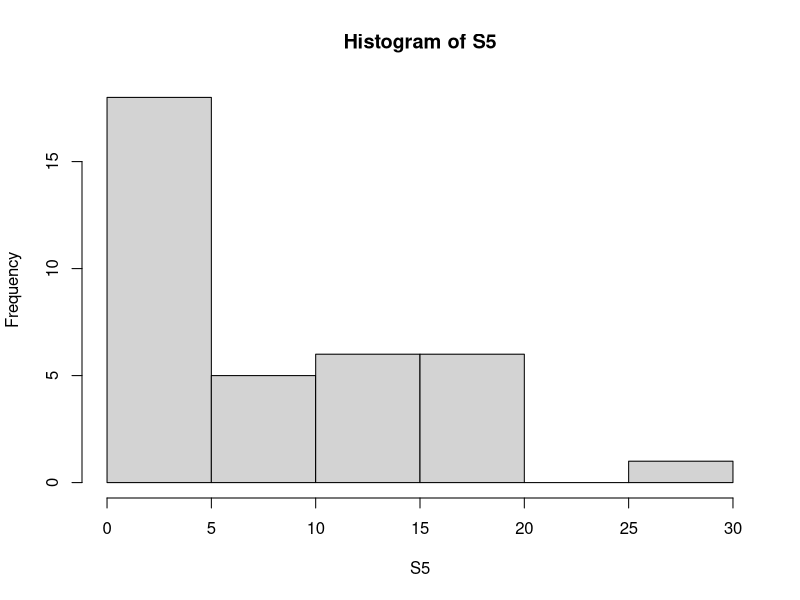
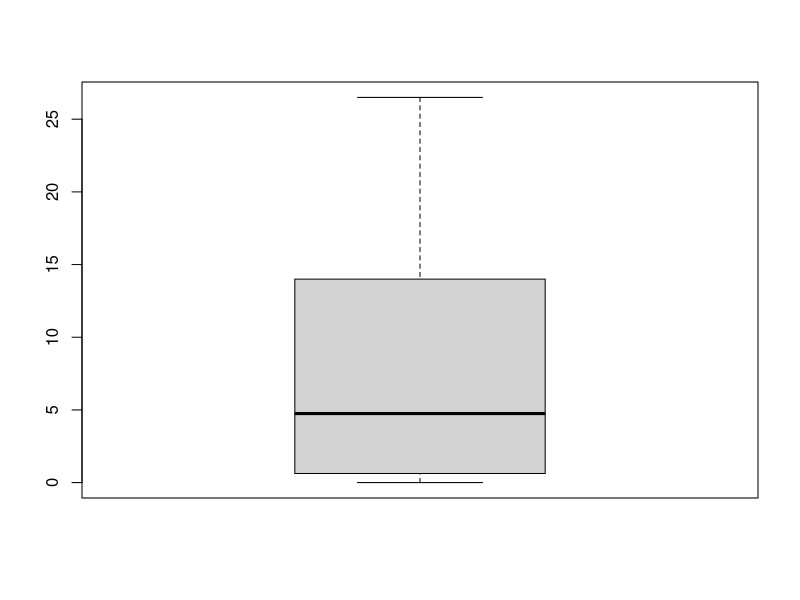
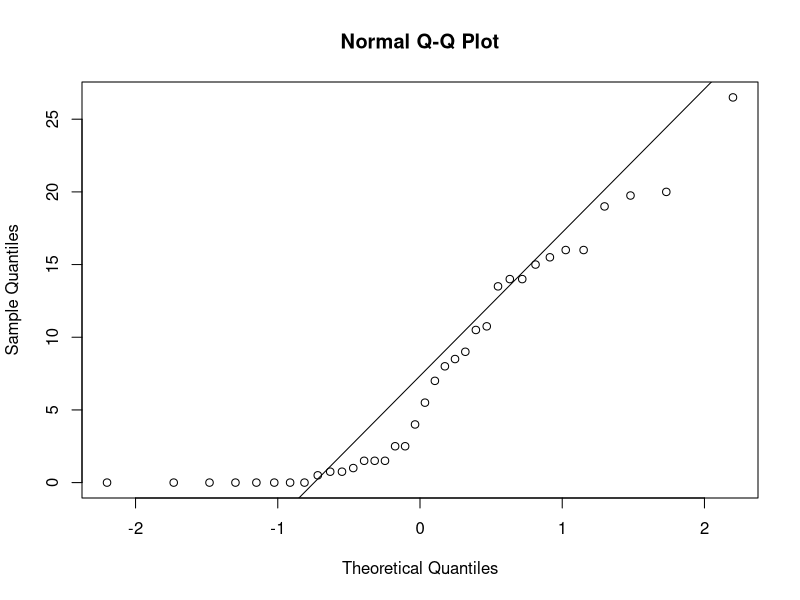
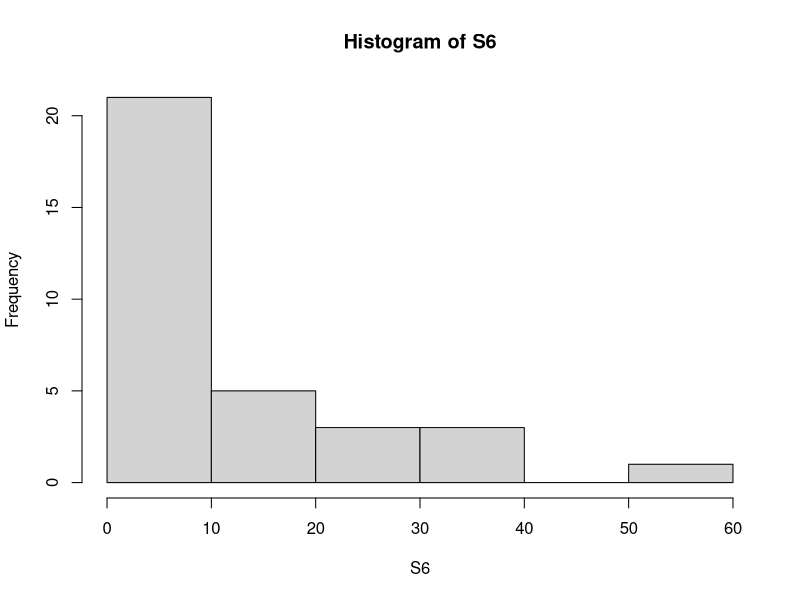
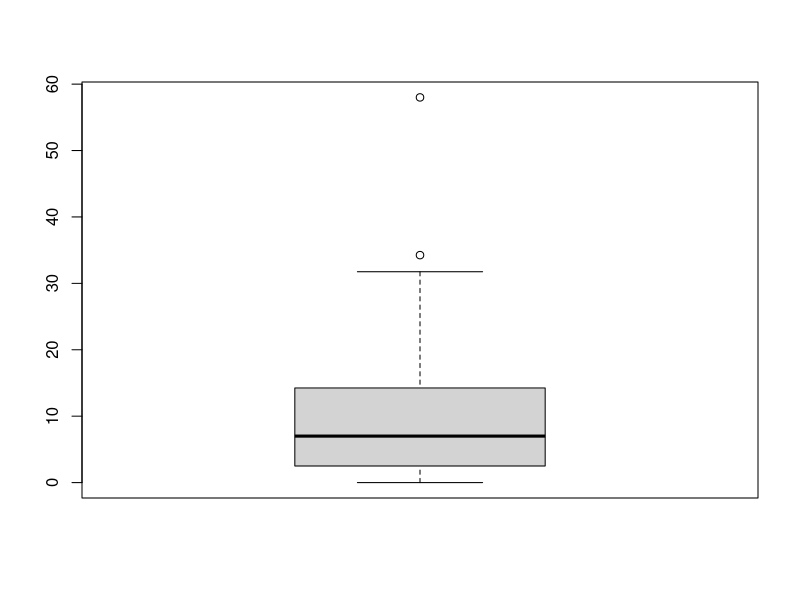
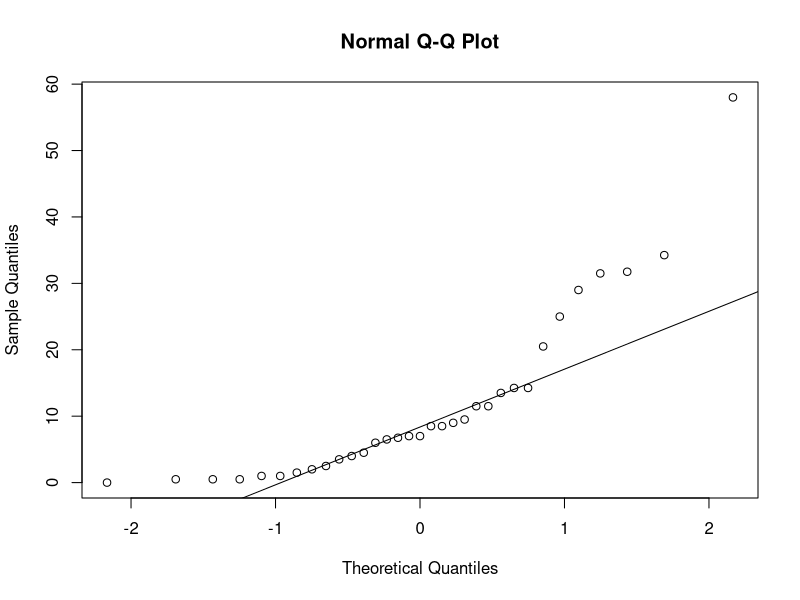
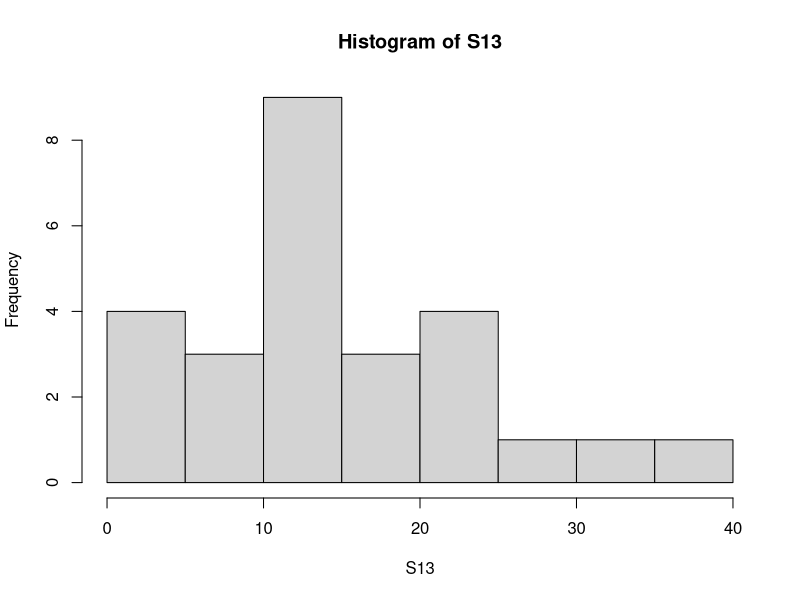
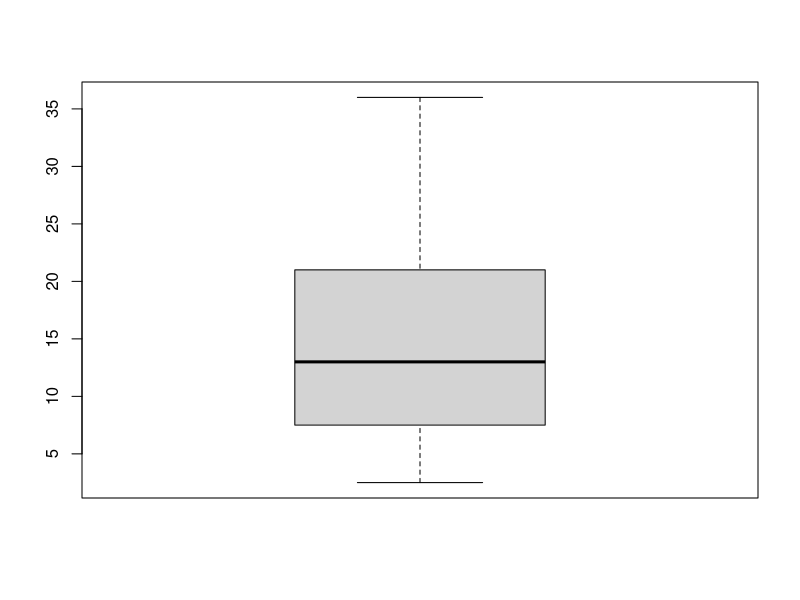

Generate these figures, in order, with R:
# Laboratorio 3
# Estadistica Para Ingenieros
# Francisco Sucre 10-10717
# José Cipagauta 05-38040

# Se tienen las notas del primer examen de tres secciones de un mismo curso. 
# Los examenes son evaluados sobre 100 puntos.

# Cargamos la data
Notas11_12 <- read.table("Notas11-12.txt", header = T, fill=NA)
Notas12_13 <- read.table("Notas12-13.txt", header = T, fill=NA)
attach(Notas11_12)
attach(Notas12_13)

# 1. Utilizando las graficas vistas en clases, ¿cúales de las secciones tienen notas que se 
# distribuyen normal?

# Grafico Notas11_12
# S5
hist(S5)
boxplot(S5)
qqnorm(S5)
qqline(S5)
# No es normal ni se aproxima a serlo, excepto en secciones muy pequeñas

# S6
hist(S6)
boxplot(S6)
qqnorm(S6)
qqline(S6)
# Tiene unas secciones que no se acercan a estar distribuidas de forma normal, pero 
# en la seccion del medio se comporta de manera muy parecida a una distribucion normal

# S13
hist(S13)
boxplot(S13)
qqnorm(S13)
qqline(S13)
# Se aproxima a la distribucion normal, excepto en las colas, aun asi se podria tomar como una
# distribucion normal, pero las conclusiones obtenidas al asumir esto podrian ser erradas

# S3
hist(S3)
boxplot(S3)
qqnorm(S3)
qqline(S3)
# Se aproxima bastante a la distribucion normal asi que si se puede tomar como una
# distribucion normal

# S4
hist(S4)
boxplot(S4)
qqnorm(S4)
qqline(S4)
# Se aproxima a la distribucion normal, excepto en las colas con datos atipicos, no se recomienda tomar como una
# distribucion normal

# S9
hist(S9)
boxplot(S9)
qqnorm(S9)
qqline(S9)
# Se aproxima a la distribucion normal asi que si se puede tomar como una
# distribucion normal

# 2. Calcule intervalos de confianza del 97% para la media de la nota de cada sección. 
# ¿Qué consideraciones se deben tomar en cuenta para construir estos intervalos?

# Consideraciones: Que los datos pertenezcan a una distribucion normal, puede que el
# intervalo no sea el mas correcto o que los resultados no nos presenten informacion 
# util si la distribucion no es normal

S5_tTest = t.test(S5,conf.level = 0.97)
S6_tTest = t.test(S6,conf.level = 0.97)
S13_tTest = t.test(S13,conf.level = 0.97)
S3_tTest = t.test(S3,conf.level = 0.97)
S4_tTest = t.test(S4,conf.level = 0.97)
S9_tTest = t.test(S9,conf.level = 0.97)

S5_tTest
S6_tTest
S13_tTest
S3_tTest
S4_tTest
S9_tTest

# Concluciones interesantes es que considerando que el examen es evaluado sobre 100 puntos
# y en el mejor de los casos, con un 97% de confiabilidad el mayor promedio es 28.64 
# entre todas las secciones, lo cual indica un promedio terriblemente bajo

# 3. ¿Qué conclusiones puede sacar a partir de los intervalos de confianza de sus variables? 
# En particular, ¿cómo comparariría los resultados entre secciones?

# Las comparaciones se harian con intervalos de confianza de la diferencia entre medias

# Comparaciones
t.test(S5,S6,conf.level = 0.97)

# Podemos ver que la media de S6 podria ser mayor que la de S5
# Pero al incluir el 0, podemos decir que las medias son relativamente iguales

t.test(S5,S13,conf.level = 0.97)

# Podemos ver que la media de S13 siempre es mayor que la de S5, por al menos 2 puntos

t.test(S6,S13,conf.level = 0.97)

# Podemos ver que la media de S13 podria ser mayor que la de S6
# Pero al incluir el 0, podemos decir que las medias son relativamente iguales

t.test(S3,S4,conf.level = 0.97)

# Podemos ver que la media de S4 podria ser mayor que la de S3
# Pero al incluir el 0, podemos decir que las medias son relativamente iguales

t.test(S3,S9,conf.level = 0.97)

# Podemos ver que la media de S9 siempre es mayor que la de S3, por al menos 3 puntos

t.test(S4,S9,conf.level = 0.97)

# Podemos ver que la media de S9 es generalmente mayor que la de S4 pero aun asi
# incluye el 0, por lo cual podrian ser iguales

# 4. Si realizan la comparación de los intervalos de confianza entre años, 
# ¿cómo los comparariría? ¿Qué puede concluir al hacer la comparación?

# Comparacion De Varianzas por años
var.test(c(S5,S6,S13),c(S3,S4,S9),conf.level = 0.97)
# Podemos concluir que las medias que las varianzas de ambos años se pueden tomar como 
# iguales ya que el intervalo de confianza incluye al 1
